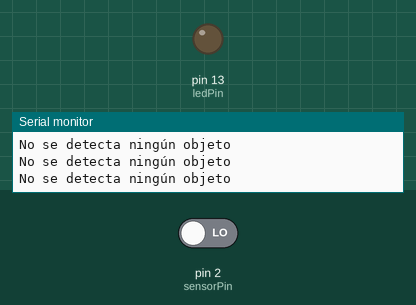
Simulated run of this sketch. Board: Arduino Uno, built with avr-gcc and run on an emulated ATmega328P. On the bench: output pins drawn as LEDs (lit = HIGH), the last lines printed to the serial monitor. The inputs (shaded band) are chosen by the test bench; at power-on: pin 2 (sensorPin) LOW.

Above: at 1.2 s.
1.3 s: pin 2 (sensorPin) driven HIGH
At 1.8 s:
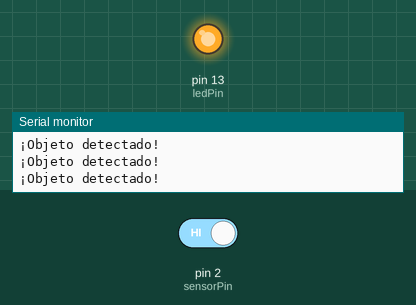
2.8 s: pin 2 (sensorPin) driven LOW
At 4.2 s:
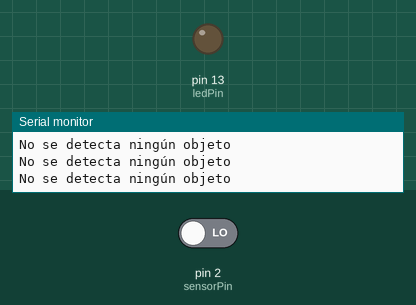
Timing chart, 0 to 5.8 s (numbered marks = the images above; inputs shaded):
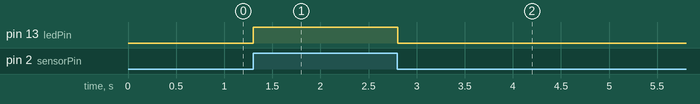

Measured:
- after the input at 1.3 s, pin 13 (ledPin): LOW → HIGH at once
- after the input at 2.8 s, pin 13 (ledPin): HIGH → LOW at once

The sketch:

keyesIR.ino
```cpp
int sensorPin = 2; // Pin digital conectado a la salida del sensor
int ledPin = 13;   // Pin del LED integrado en la placa

void setup() {
  pinMode(sensorPin, INPUT);
  pinMode(ledPin, OUTPUT);
  Serial.begin(9600);
}

void loop() {
  int sensorValue = digitalRead(sensorPin);

  if (sensorValue == HIGH) {
    // Objeto detectado
    digitalWrite(ledPin, HIGH); // Encender el LED
    Serial.println("¡Objeto detectado!");
  } else {
    // No se detecta ningún objeto
    digitalWrite(ledPin, LOW); // Apagar el LED
    Serial.println("No se detecta ningún objeto");
  }

  delay(100); // Pequeño retardo para no saturar el monitor serial
}
```
